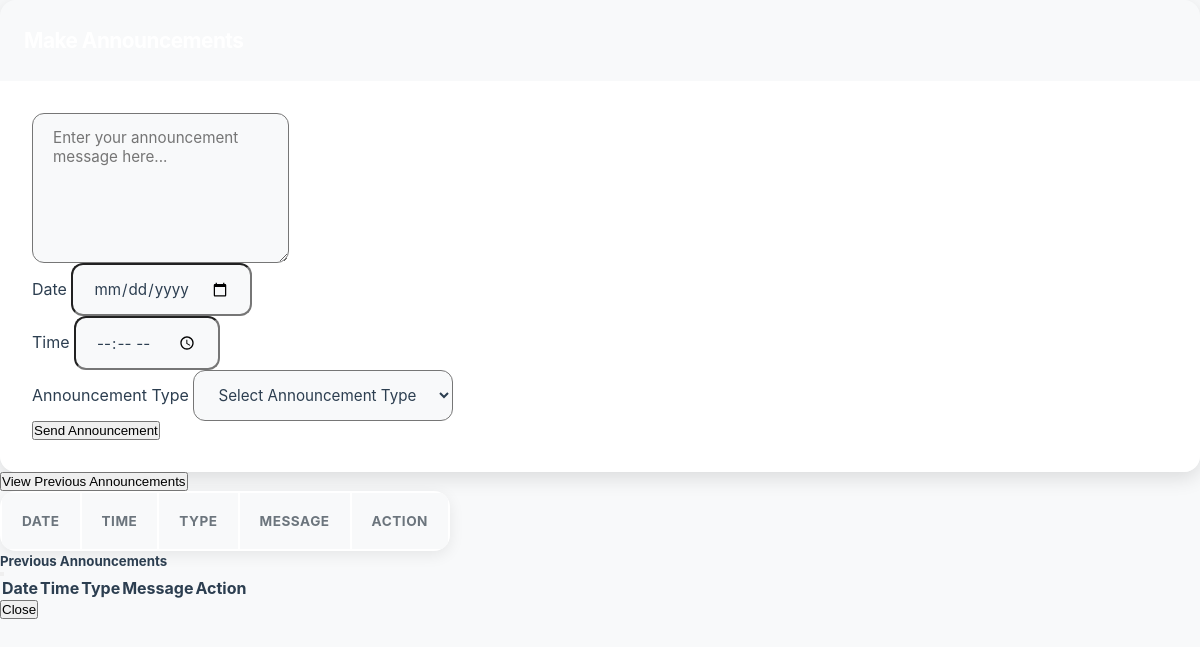
Page /admin/pages/notification/announcements.php on the earlier database version.
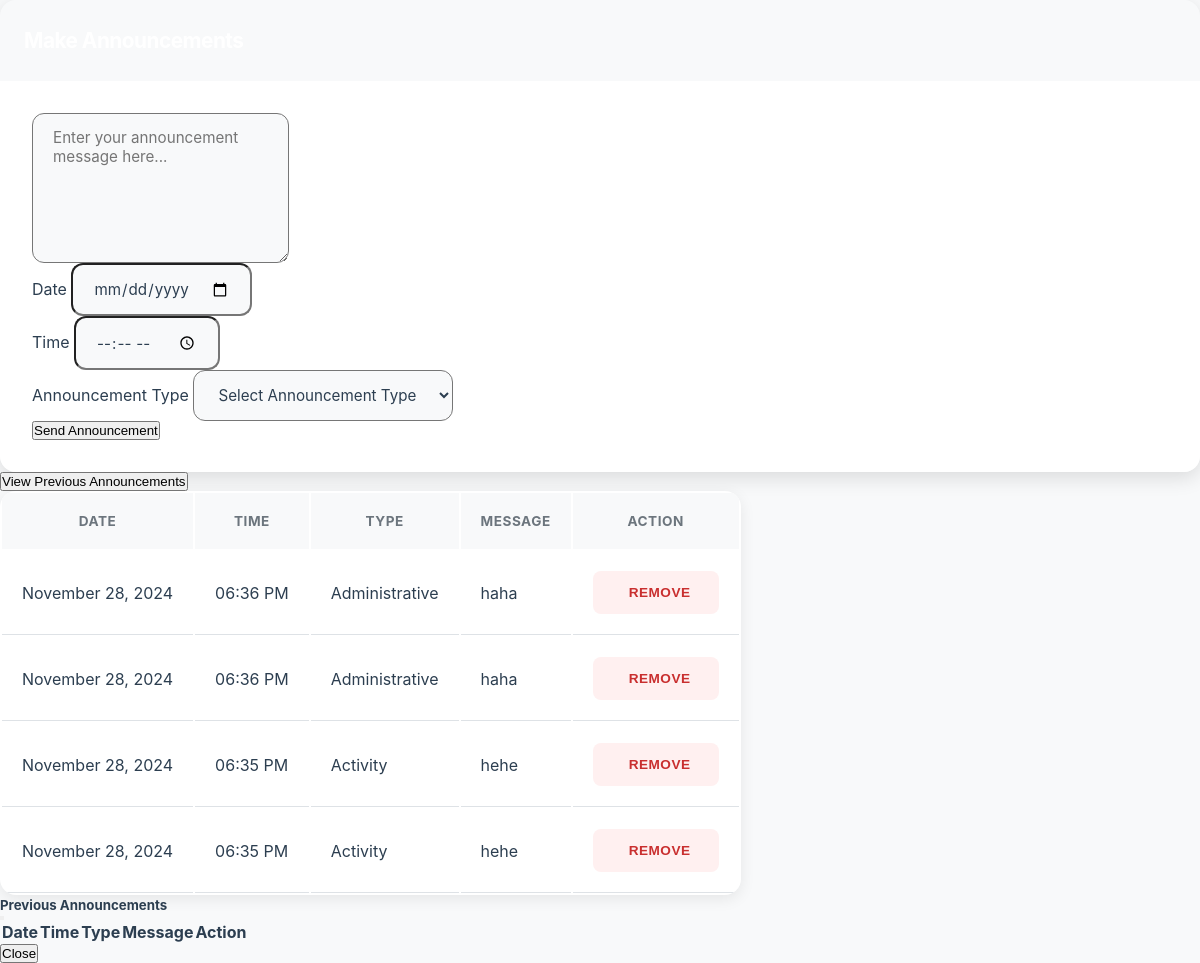
Same page on the later database version.
### tables this page shows
CREATE TABLE `announcements` (
  `id` int(11) NOT NULL,
  `message` text NOT NULL,
  `applied_date` date NOT NULL,
  `applied_time` time NOT NULL,
  `announcement_type` enum('administrative','activity') NOT NULL,
  `is_active` tinyint(1) DEFAULT 1,
  `created_at` timestamp NOT NULL DEFAULT current_timestamp()
);

### admin/pages/notification/announcements.php (the view, shortened to what the changed rows need)
<?php
require_once '../../../config.php';
$sql = "
SELECT id, applied_date, applied_time, message, announcement_type
FROM announcements
WHERE is_active = 1
ORDER BY applied_date DESC, applied_time DESC
";
$stmt = $pdo->prepare($sql);
$stmt->execute();
$announcements = $stmt->fetchAll(PDO::FETCH_ASSOC);
?>
<div class="container-fluid px-4 py-3">
    <div class="table-responsive">
        <table id="announcementsTable" class="table table-striped table-hover">
            <thead>
                <tr>
                    <th>Date</th>
                    <th>Time</th>
                    <th>Type</th>
                    <th>Message</th>
                    <th>Action</th>
                </tr>
            </thead>
            <tbody>
                <?php foreach ($announcements as $announcement): ?>
                    <tr>
                        <td><?= date('F d, Y', strtotime($announcement['applied_date'])) ?></td>
                        <td><?= date('h:i A', strtotime($announcement['applied_time'])) ?></td>
                        <td><?= ucfirst(htmlspecialchars($announcement['announcement_type'])) ?></td>
                        <td><?= htmlspecialchars($announcement['message']) ?></td>
                        <td>
                            <button class='btn btn-danger btn-sm remove-btn' data-id='<?= htmlspecialchars($announcement["id"], ENT_QUOTES) ?>'>
                                <i class="fas fa-trash-alt me-1"></i>Remove
                            </button>
                        </td>
                    </tr>
                <?php endforeach; ?>
            </tbody>
        </table>
    </div>
<div class="modal fade" id="previousAnnouncementsModal" tabindex="-1" aria-labelledby="previousAnnouncementsModalLabel" aria-hidden="true">
    <div class="modal-dialog modal-lg">
        <div class="modal-content">
            <div class="modal-body">
                <div class="table-responsive">
                    <table id="previousAnnouncementsTable" class="table table-striped table-hover">
                        <thead>
                            <tr>
                                <th>Date</th>
                                <th>Time</th>
                                <th>Type</th>
                                <th>Message</th>
                                <th>Action</th>
                            </tr>
                        </thead>
                    </table>
                </div>
            </div>
        </div>
    </div>
</div>
</div>

Differences in the rows shown:
added announcements: applied_date "November 28, 2024", applied_time "06:36 PM", announcement_type "Administrative", message "haha"
added announcements: applied_date "November 28, 2024", applied_time "06:36 PM", announcement_type "Administrative", message "haha"
added announcements: applied_date "November 28, 2024", applied_time "06:35 PM", announcement_type "Activity", message "hehe"
added announcements: applied_date "November 28, 2024", applied_time "06:35 PM", announcement_type "Activity", message "hehe"
